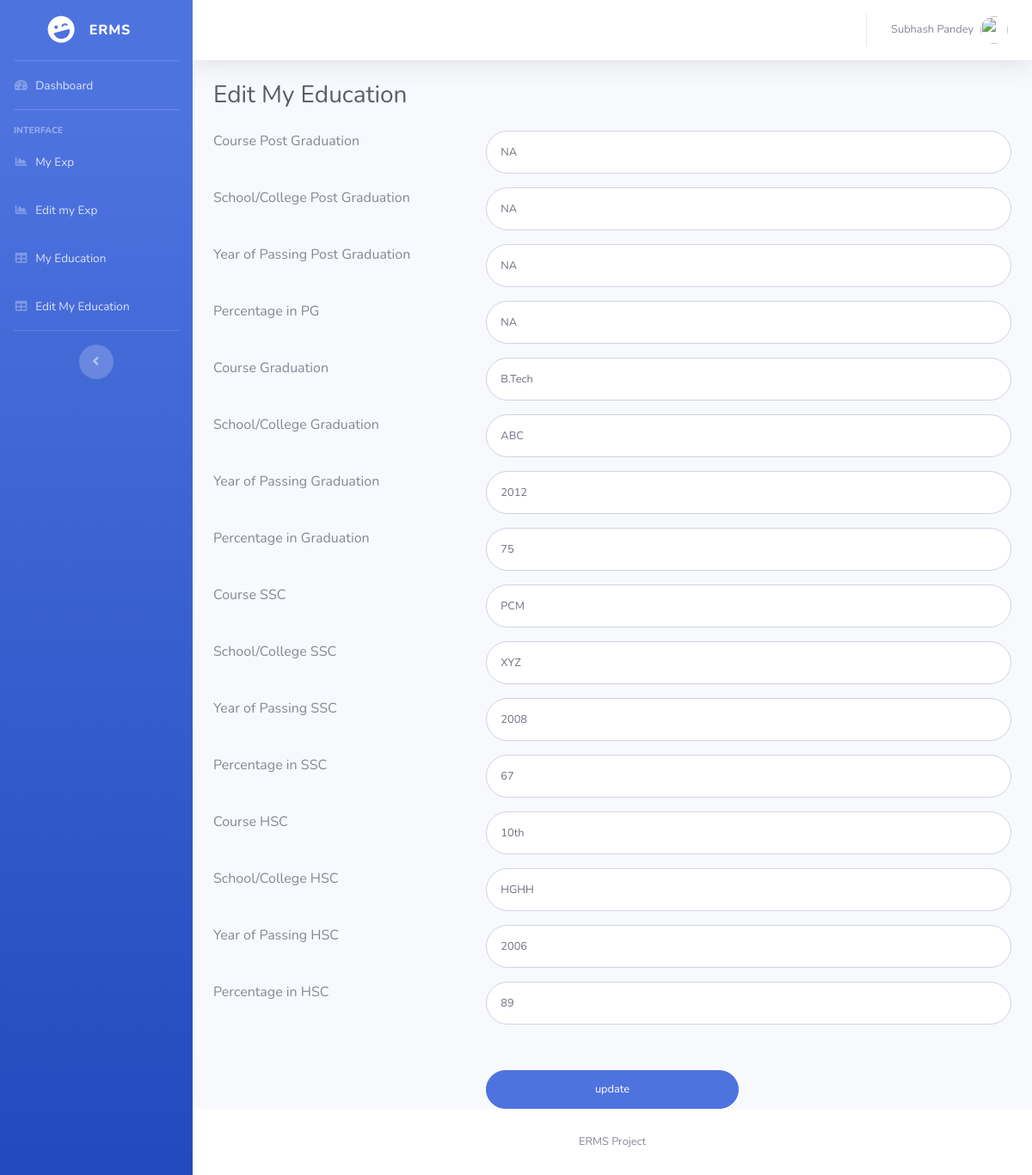
The page /erms/editmyeducation.php (signed in) on the database its author committed.
### tables this page shows
CREATE TABLE `employeedetail` (
  `ID` int(11) NOT NULL,
  `EmpFname` varchar(50) DEFAULT NULL,
  `EmpLName` varchar(50) NOT NULL,
  `EmpCode` varchar(50) DEFAULT NULL,
  `EmpDept` varchar(120) DEFAULT NULL,
  `EmpDesignation` varchar(120) DEFAULT NULL,
  `EmpContactNo` bigint(10) DEFAULT NULL,
  `EmpGender` enum('Male','Female') DEFAULT NULL,
  `EmpEmail` varchar(200) DEFAULT NULL,
  `EmpPassword` varchar(100) DEFAULT NULL,
  `EmpJoingdate` date DEFAULT NULL,
  `PostingDate` timestamp NOT NULL DEFAULT current_timestamp()
);

CREATE TABLE `empeducation` (
  `Id` int(11) NOT NULL,
  `EmpID` int(10) DEFAULT NULL,
  `CoursePG` varchar(45) DEFAULT NULL,
  `SchoolCollegePG` varchar(45) DEFAULT NULL,
  `YearPassingPG` varchar(45) DEFAULT NULL,
  `PercentagePG` varchar(4) DEFAULT NULL,
  `CourseGra` varchar(45) DEFAULT NULL,
  `SchoolCollegeGra` varchar(45) DEFAULT NULL,
  `YearPassingGra` varchar(45) DEFAULT NULL,
  `PercentageGra` varchar(4) DEFAULT NULL,
  `CourseSSC` varchar(45) DEFAULT NULL,
  `SchoolCollegeSSC` varchar(45) DEFAULT NULL,
  `YearPassingSSC` varchar(45) DEFAULT NULL,
  `PercentageSSC` varchar(4) DEFAULT NULL,
  `CourseHSC` varchar(45) DEFAULT NULL,
  `SchoolCollegeHSC` varchar(45) DEFAULT NULL,
  `YearPassingHSC` varchar(45) DEFAULT NULL,
  `PercentageHSC` varchar(4) DEFAULT NULL
);

### erms/editmyeducation.php (the view, shortened to what this page needs)
<?php
include('includes/dbconnection.php');
if (strlen($_SESSION['uid']==0)) {
  header('location:logout.php');
  } else{
  ?>
<!DOCTYPE html>
<html lang="en">
<head>
  <link href="vendor/fontawesome-free/css/all.min.css" rel="stylesheet" type="text/css">
  <link href="css/sb-admin-2.min.css" rel="stylesheet">
</head>
<body id="page-top">
  <div id="wrapper">
  <?php include_once('includes/sidebar.php')?>
    <div id="content-wrapper" class="d-flex flex-column">
      <div id="content">
         <?php include_once('includes/header.php')?>
        <div class="container-fluid">
          <h1 class="h3 mb-4 text-gray-800">Edit My Education</h1>
<form class="user" method="post" action="">
   <?php
 $cid=$_SESSION['uid'];
$ret=mysqli_query($con,"select * from empeducation where EmpID='$cid'");
$num=mysqli_num_rows($ret);
if($num>0){
while ($row=mysqli_fetch_array($ret)) {
?>
               <div class="row">
                <div class="col-4 mb-3">Course Post Graduation</div>
                   <div class="col-8 mb-3">   <input type="text" class="form-control form-control-user" id="coursepg" name="coursepg" aria-describedby="emailHelp" value="<?php  echo $row['CoursePG'];?>"></div>
                    </div>
                    <div class="row">
                      <div class="col-4 mb-3">School/College Post Graduation </div>
                     <div class="col-8 mb-3">  <input type="text" class="form-control form-control-user" id="schoolclgpg" name="schoolclgpg" aria-describedby="emailHelp" value="<?php  echo $row['SchoolCollegePG'];?>"></div>
                     </div>
                    <div class="row">
                    <div class="col-4 mb-3">Year of Passing Post Graduation </div>
                    <div class="col-8 mb-3">
                      <input type="text" class="form-control form-control-user" id="yoppg" name="yoppg" aria-describedby="emailHelp" value="<?php  echo $row['YearPassingPG'];?>"></div>
                    </div>
                    <div class="row">
                      <div class="col-4 mb-3">Percentage in PG</div>
                     <div class="col-8 mb-3">
                      <input type="text" class="form-control form-control-user" id="pipg" name="pipg" aria-describedby="emailHelp" value="<?php  echo $row['PercentagePG'];?>">
                    </div></div>
                    <div class="row">
                <div class="col-4 mb-3">Course Graduation</div>
                   <div class="col-8 mb-3">   <input type="text" class="form-control form-control-user" id="coursegra" name="coursegra" aria-describedby="emailHelp" required="true" value="<?php  echo $row['CourseGra'];?>"></div>
                    </div>
                    <div class="row">
                      <div class="col-4 mb-3">School/College Graduation </div>
                     <div class="col-8 mb-3">  <input type="text" class="form-control form-control-user" id="schoolclggra" name="schoolclggra" aria-describedby="emailHelp" required="true" value="<?php  echo $row['SchoolCollegeGra'];?>"></div>
                     </div>
                    <div class="row">
                    <div class="col-4 mb-3">Year of Passing Graduation </div>
                    <div class="col-8 mb-3">
                      <input type="text" class="form-control form-control-user" id="yopgra" name="yopgra" aria-describedby="emailHelp" required="true" value="<?php  echo $row['YearPassingGra'];?>"></div>
                    </div>
                    <div class="row">
                      <div class="col-4 mb-3">Percentage in Graduation</div>
                     <div class="col-8 mb-3">
                      <input type="text" class="form-control form-control-user" id="pigra" name="pigra" aria-describedby="emailHelp" required="true" value="<?php  echo $row['PercentageGra'];?>">
                    </div></div>
                    <div class="row">
                <div class="col-4 mb-3">Course SSC</div>
                   <div class="col-8 mb-3">   <input type="text" class="form-control form-control-user" id="coursessc" name="coursessc" aria-describedby="emailHelp" required="true" value="<?php  echo $row['CourseSSC'];?>"></div>
                    </div>
                    <div class="row">
                      <div class="col-4 mb-3">School/College SSC </div>
                     <div class="col-8 mb-3">  <input type="text" class="form-control form-control-user" id="schoolclgssc" name="schoolclgssc" aria-describedby="emailHelp" required="true" value="<?php  echo $row['SchoolCollegeSSC'];?>"></div>
                     </div>
                    <div class="row">
                    <div class="col-4 mb-3">Year of Passing SSC </div>
                    <div class="col-8 mb-3">
                      <input type="text" class="form-control form-control-user" id="yopssc" name="yopssc" aria-describedby="emailHelp" required="true" value="<?php  echo $row['YearPassingSSC'];?>"></div>
                    </div>
                    <div class="row">
                      <div class="col-4 mb-3">Percentage in SSC</div>
                     <div class="col-8 mb-3">
                      <input type="text" class="form-control form-control-user" id="pissc" name="pissc" aria-describedby="emailHelp" required="true" value="<?php  echo $row['PercentageSSC'];?>">
                    </div></div>
                    <div class="row">
                <div class="col-4 mb-3">Course HSC</div>
                   <div class="col-8 mb-3">   <input type="text" class="form-control form-control-user" id="coursehsc" name="coursehsc" aria-describedby="emailHelp" required="true" value="<?php  echo $row['CourseHSC'];?>"></div>
                    </div>
                    <div class="row">
                      <div class="col-4 mb-3">School/College HSC </div>
                     <div class="col-8 mb-3">  <input type="text" class="form-control form-control-user" id="schoolclghsc" name="schoolclghsc" aria-describedby="emailHelp" required="true" value="<?php  echo $row['SchoolCollegeHSC'];?>"></div>
                     </div>
                    <div class="row">
                    <div class="col-4 mb-3">Year of Passing HSC </div>
                    <div class="col-8 mb-3">
                      <input type="text" class="form-control form-control-user" id="yophsc" name="yophsc" aria-describedby="emailHelp" required="true" value="<?php  echo $row['YearPassingHSC'];?>"></div>
                    </div>
                    <div class="row">
                      <div class="col-4 mb-3">Percentage in HSC</div>
                     <div class="col-8 mb-3">
                      <input type="text" class="form-control form-control-user" id="pihsc" name="pihsc" aria-describedby="emailHelp" required="true" value="<?php  echo $row['PercentageHSC'];?>">
                    </div></div>
                    <?php } ?>
                    <div class="row" style="margin-top:4%">
                      <div class="col-4"></div>
                      <div class="col-4">
                      <input type="submit" name="submit"  value="update" class="btn btn-primary btn-user btn-block">
                    </div>
                    </div>
                  </form>
<?php } else {?>
  <div class="row" style="margin-top:4%">
                      <div class="col-12" style="font-size:18px; color:red;">First Add your education details after that you can edit education details.</div>
                    </div>
<?php } ?>
        </div>
      </div>
   <?php include_once('includes/footer.php');?>
    </div>
  </div>
</body>
</html>
<?php }  ?>

### erms/includes/header.php (shortened to what this page needs)
 <nav class="navbar navbar-expand navbar-light bg-white topbar mb-4 static-top shadow">
          <ul class="navbar-nav ml-auto">
            <li class="nav-item dropdown no-arrow">
              <a class="nav-link dropdown-toggle" href="#" id="userDropdown" role="button" data-toggle="dropdown" aria-haspopup="true" aria-expanded="false">
<?php
$empid=$_SESSION['uid'];
$ret=mysqli_query($con,"select EmpFname,EmpLname from employeedetail where ID='$empid'");
$row=mysqli_fetch_array($ret);
$fname=$row['EmpFname'];
$lname=$row['EmpLname'];
?>
                <span class="mr-2 d-none d-lg-inline text-gray-600 small"><?php echo $fname." ".$lname; ?></span>
                <img class="img-profile rounded-circle" src="https://source.unsplash.com/QAB-WJcbgJk/60x60">
              </a>
            </li>
          </ul>
        </nav>

### rows shown on the page
employeedetail: EmpFname "Subhash", EmpLName "Pandey"
empeducation: coursepg "NA", schoolclgpg "NA", yoppg "NA", pipg "NA", coursegra "B.Tech", schoolclggra "ABC", yopgra "2012", pigra "75", coursessc "PCM", schoolclgssc "XYZ", yopssc "2008", pissc "67", coursehsc "10th", schoolclghsc "HGHH", yophsc "2006", pihsc "89"
